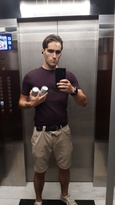
#> input picture Image Processing/me.jpg, 115 x 205 px, shrunk from 720 x 1280 before the run
$ jupyter execute --allow-errors 'CST4060 CW3 - Final.ipynb'   (text cells are left out)
#> lines starting #> are read from the running program, lines starting #| are printed output that depends on the picture; after the words box and inside, x2 and y2 are one past the last pixel; in counts of white or black regions, pixels touching at a corner belong together
[cell 1]
import numpy as np
import matplotlib.pyplot as plt
from PIL import Image
from scipy import ndimage
from scipy.spatial.distance import cdist
from scipy.signal import convolve2d
from sklearn.cluster import KMeans, MeanShift, estimate_bandwidth
from tensorflow import keras
from tensorflow.keras import layers

[cell 2]
def gaussian_kernel(kernel_size, sigma):
#> called with kernel_size = 5, sigma = 2
    kernel = np.zeros((kernel_size, kernel_size))
    center = kernel_size // 2
    for i in range(kernel_size):
        for j in range(kernel_size):
            x, y = i - center, j - center
            kernel[i, j] = np.exp(-(x**2 + y**2) / (2 * sigma**2))
    return kernel / (2 * np.pi * sigma**2)

def gaussian_filter(image, kernel_size=3, sigma=1):
    """Applies a 2D Gaussian filter to an image."""
    kernel = gaussian_kernel(kernel_size, sigma)
    output = np.zeros_like(image, dtype=float)
    pad_size = kernel_size // 2
    padded_image = np.pad(image, pad_size, mode='edge')
    for i in range(pad_size, padded_image.shape[0]-pad_size):
        for j in range(pad_size, padded_image.shape[1]-pad_size):
            patch = padded_image[i-pad_size:i+pad_size+1, j-pad_size:j+pad_size+1]
            output[i-pad_size, j-pad_size] = np.sum(patch * kernel)
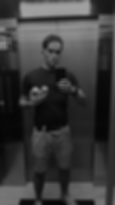
#> output: shape (205, 115) float64; min 5.4, max 160.6, mean 58.6
    return output.astype(np.uint8)


img = Image.open("me.jpg").convert("L")
img = np.array(img)

filtered_img = gaussian_filter(img, kernel_size=5, sigma=2)


fig, ax = plt.subplots(1, 2, figsize=(10, 5))
ax[0].imshow(img, cmap="gray")
ax[0].set_title("Original Image")
ax[1].imshow(filtered_img, cmap="gray")
ax[1].set_title("Gaussian Filtered Image")
plt.show()

[cell 3]
with Image.open("me.jpg") as img:
#> img is the input picture: PIL image 115x205 RGB; mean R, G, B 99.6, 90.8, 87.5
    gray_pixels = np.array(img.convert("L"))
    color_pixels = np.array(img)

gray_histogram, gray_bins = np.histogram(gray_pixels, bins=10, range=(0, 256))
#> gray_histogram = [3588, 4136, 4785, 2483, 1824, 1750, 1770, 1308, 882, 1049]; gray_bins = [0, 25.6, 51.2, 76.8, 102.4, 128, 153.6, 179.2, 204.8, 230.4, 256]

color_histogram, color_bins = [], []
for i in range(3):
    hist, bins = np.histogram(color_pixels[:,:,i], bins=10, range=(0, 256))
    color_histogram.append(hist)
    color_bins.append(bins)
#> this loop made 3 passes
#> hist on passes 1 to 3: [2654, 3484, 5282, 2795, 2126, 1783, 1830, 1447, 1062, 1112], [4004, 4337, 4474, 2433, 1703, 1746, 1723, 1259, 855, 1041], [4201, 4955, 4293, 2325, 1585, 1690, 1630, 1118, 761, 1017]
#> after the loop, color_bins = [[0, 25.6, 51.2, 76.8, 102.4, 128, 153.6, 179.2, 204.8, 230.4, 256], [0, 25.6, 51.2, 76.8, 102.4, 128, 153.6, 179.2, 204.8, 230.4, 256], [0, 25.6, 51.2, 76.8, 102.4, 128, 153.6, 179.2, 204.8, 230.4, 256]]; color_histogram = [[2654, 3484, 5282, 2795, 2126, 1783, 1830, 1447, 1062, 1112], [4004, 4337, 4474, 2433, 1703, 1746, 1723, 1259, 855, 1041], [4201, 4955, 4293, 2325, 1585, 1690, 1630, 1118, 761, 1017]]

fig, axs = plt.subplots(1, 2, figsize=(12, 6))


axs[0].bar(gray_bins[:-1], gray_histogram, width=10)
axs[0].set_xlim(0, 256)
axs[0].set_ylim(0, gray_pixels.shape[0]*gray_pixels.shape[1]*0.5)
axs[0].set_xlabel("Gray Level")
axs[0].set_ylabel("Frequency")
axs[0].set_title("Grayscale Histogram")


colors = ['r', 'g', 'b']
for i in range(3):
    axs[1].plot(color_bins[i][:-1], color_histogram[i], color=colors[i], label=colors[i].upper())

axs[1].set_xlim(0, 256)
axs[1].set_ylim(0, color_pixels.shape[0]*color_pixels.shape[1]*0.5)
axs[1].set_xlabel("Color Value")
axs[1].set_ylabel("Frequency")
axs[1].set_title("Color Histogram")
axs[1].legend()

plt.show()
#> figure, not shown here; panel 1: tallest bar 4785 high, from x = 46.2 to 56.2; panel 2: curve peaks at x = 51.2, y = 5282; panel 2: curve peaks at x = 51.2, y = 4474; panel 2: curve peaks at x = 25.6, y = 4955

[cell 4]
image = Image.open("me.jpg")
pixels = np.array(image)

red = pixels[:,:,0].ravel()
green = pixels[:,:,1].ravel()
blue = pixels[:,:,2].ravel()

fig, axs = plt.subplots(1, 2, figsize=(12, 6))
fig.suptitle("RGB Color Distribution")

axs[0].imshow(image)
axs[0].set_title("Original Image")

axs[1].scatter(red, green, c=np.array([red, green, blue]).T / 255.0, s=1)
axs[1].set_xlabel("Red")
axs[1].set_ylabel("Green")
axs[1].set_xlim(0, 256)
axs[1].set_ylim(0, 256)
plt.show()

[cell 5]
image = Image.open("me.jpg")
pixels = np.array(image)

red_range = [0, 10, 50, 255, 50, 255]
green_range = [45, 70, 50, 255, 50, 255]
blue_range = [100, 125, 50, 255, 50, 255]

labels = np.zeros((pixels.shape[0], pixels.shape[1]), dtype=np.uint8)
for i in range(pixels.shape[0]):
    for j in range(pixels.shape[1]):
        pixel = pixels[i, j]
        if (pixel[0] >= red_range[0] and pixel[0] <= red_range[1] and
            pixel[1] >= red_range[2] and pixel[1] <= red_range[3] and
            pixel[2] >= red_range[4] and pixel[2] <= red_range[5]):
            labels[i, j] = 1
        elif (pixel[0] >= green_range[0] and pixel[0] <= green_range[1] and
              pixel[1] >= green_range[2] and pixel[1] <= green_range[3] and
              pixel[2] >= green_range[4] and pixel[2] <= green_range[5]):
            labels[i, j] = 2
        elif (pixel[0] >= blue_range[0] and pixel[0] <= blue_range[1] and
              pixel[1] >= blue_range[2] and pixel[1] <= blue_range[3] and
              pixel[2] >= blue_range[4] and pixel[2] <= blue_range[5]):
            labels[i, j] = 3
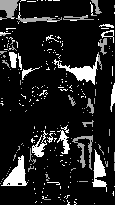
#> labels: shape (205, 115); min 0, max 3, mean 0.4; drawn with min black and max white

fig, axs = plt.subplots(1, 2, figsize=(10, 5))
axs[0].imshow(image)
axs[0].set_title("Original Image")
axs[1].imshow(labels)
axs[1].set_title("Segmented Image")
plt.show()

[cell 6]
image = Image.open("me.jpg")
pixels = np.array(image)

h, w, d = pixels.shape
#> h = 205; w = 115; d = 3
image_2d = pixels.reshape((h * w, d))

bandwidth = estimate_bandwidth(image_2d, quantile=0.1, n_samples=100)
#> bandwidth = 26.19

ms = MeanShift(bandwidth=bandwidth, bin_seeding=True)
ms.fit(image_2d)
labels = ms.labels_

segmented_image = labels.reshape((h, w))
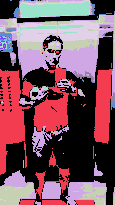
#> segmented_image: shape (205, 115) int64; 11 distinct labels, from 0 to 10; one colour per label, 0 black

plt.imshow(segmented_image)
plt.show()

[cell 7]
image = plt.imread('me.jpg')

gray_image = np.mean(image, axis=2)

gx, gy = np.gradient(gray_image.astype(np.float64))
gradient_magnitude = np.sqrt(gx ** 2 + gy ** 2)

local_maxima = np.zeros_like(gradient_magnitude)
for i in range(1, gradient_magnitude.shape[0]-1):
    for j in range(1, gradient_magnitude.shape[1]-1):
        neighbors = gradient_magnitude[i-1:i+2, j-1:j+2].flatten()
        if np.argmax(neighbors) == 8:
            local_maxima[i, j] = 2
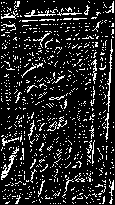
#> local_maxima: shape (205, 115) float64; values 0 (black) and 2 (white), 14.6% white in thin lines or dots

fig, ax = plt.subplots(1, 2, figsize=(10, 5))
ax[0].imshow(image)
ax[0].set_title('Original Image')
ax[1].imshow(local_maxima, cmap='gray')
ax[1].set_title('Local Maxima of Gradient Magnitude')
plt.show()

[cell 8]
image = plt.imread('me.jpg')
gray_image = np.mean(image, axis=2)

kernel_x = np.array([[-1, 0, 1], [-1, 0, 1], [-1, 0, 1]])
kernel_y = np.array([[-1, -1, -1], [0, 0, 0], [1, 1, 1]])

grad_x = np.abs(convolve2d(gray_image, kernel_x, mode='same'))
grad_y = np.abs(convolve2d(gray_image, kernel_y, mode='same'))

grad_mag = np.sqrt(grad_x**2 + grad_y**2)

fig, ax = plt.subplots(1, 2, figsize=(10, 5))
ax[0].imshow(image)
ax[0].set_title('Original Image')
ax[1].imshow(grad_mag, cmap='gray')
ax[1].set_title('Prewitt Edge Detection')
plt.show()

[cell 9]
img = plt.imread('me.jpg')

img_gray = np.mean(img, axis=2)

sigma = 1
img_smooth = ndimage.gaussian_filter(img_gray, sigma)

threshold = 2.8
grad_x = np.zeros_like(img_smooth)
grad_y = np.zeros_like(img_smooth)
grad_x[:-1, :-1] = img_smooth[1:, 1:] - img_smooth[:-1, :-1]
grad_y[:-1, :-1] = img_smooth[:-1, 1:] - img_smooth[1:, :-1]
grad_mag = np.sqrt(grad_x**2 + grad_y**2)
edges = np.zeros_like(grad_mag)
edges[grad_mag > threshold] = 1

# Display the results
fig, ax = plt.subplots(1, 2, figsize=(10, 5))
ax[0].imshow(img, cmap='gray')
ax[0].set_title('Original Image')
ax[1].imshow(edges, cmap='gray')
ax[1].set_title('Roberts Edge Detection')
plt.show()

[cell 10]
def sobel_edge_detection(image, threshold, sigma):

#> called with threshold = 7, sigma = 3
    gray_image = np.mean(image, axis=2)

    smoothed_image = ndimage.gaussian_filter(gray_image, sigma=sigma)

    sx = np.array([[1, 0, -1], [2, 0, -2], [1, 0, -1]])
    sy = np.array([[1, 2, 1], [0, 0, 0], [-1, -2, -1]])

    gx = ndimage.convolve(smoothed_image, sx)
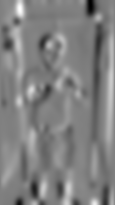
#> gx: shape (205, 115) float64; min -174.8, max 173.6, mean 1.5; drawn with min black and max white
    gy = ndimage.convolve(smoothed_image, sy)
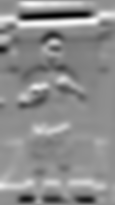
#> gy: shape (205, 115) float64; min -177.1, max 138.7, mean -1.8; drawn with min black and max white

    gradient_magnitude = np.sqrt(gx**2 + gy**2)
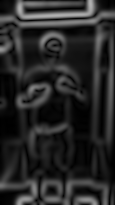
#> gradient_magnitude: shape (205, 115) float64; min 0.0492, max 178.2, mean 40.1

    edges = np.zeros_like(gradient_magnitude)
    edges[gradient_magnitude > threshold] = 1

    return edges

image = plt.imread('me.jpg')

edges = sobel_edge_detection(image, threshold=7.0, sigma=3)
#> edges: shape (205, 115) float64; values 0 (black) and 1 (white), 88.8% white; 74 black regions (57 under 20 px), largest, box (x1, y1, x2, y2) and area: (0, 74, 18, 139) 637, (71, 96, 90, 134) 449, (39, 103, 63, 124) 271

fig, ax = plt.subplots(1, 2, figsize=(10, 5))
ax[0].imshow(image)
ax[0].set_title('Original Image')
ax[1].imshow(edges, cmap='gray')
ax[1].set_title('Sobel Edge Detection')
plt.show()

[cell 11]
image = plt.imread('me.jpg')

gray_image = np.mean(image, axis=2) / 255.0

input_shape = gray_image.shape + (1,)
#> input_shape = (205, 115, 1)

#> (the rest of this cell did not finish here and is left out)

[cell 12]
img = plt.imread('me.jpg')

X = img.reshape(-1, 3)

kmeans = KMeans(n_clusters=3, random_state=0).fit(X)
labels = kmeans.labels_

seg_img = labels.reshape(img.shape[:2])
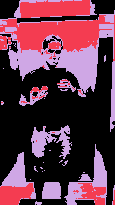
#> seg_img: shape (205, 115) int32; 3 distinct labels, from 0 to 2; one colour per label, 0 black

fig, ax = plt.subplots(1, 2, figsize=(10, 5))
ax[0].imshow(img)
ax[0].set_title('Original Image')
ax[1].imshow(seg_img, cmap='gray')
ax[1].set_title('Segmented Image')
plt.show()

[cell 13]
from mtcnn import MTCNN

image = Image.open("me.jpg")
pixels = np.array(image)

#> (the rest of this cell did not finish here and is left out)

[cell 14]
#This is a bonus that detects edges from live camera. Press 'q' to terminate the loop
import cv2
cap = cv2.VideoCapture(0)

while True:
    _, frame = cap.read()
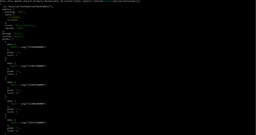
#> input picture MongoDB Cluster Setup & Usage/TASK_1(a).jpeg, 256 x 135 px, shrunk from 1600 x 841 before the run, given in place of the camera
#> frame is the input picture: shape (135, 256, 3); mean B, G, R 1.6, 1.7, 1.6
    gray = cv2.cvtColor(frame, cv2.COLOR_BGR2GRAY)
    edges = cv2.Canny(gray, 30, 100)
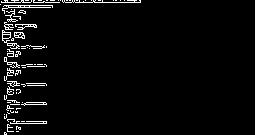
#> edges: shape (135, 256); 4.1% white in thin lines or dots
    cv2.imshow("edges", edges)
    cv2.imshow("gray", gray)
    if cv2.waitKey(1) == ord("q"):
#> (key q is pressed here)
        break

cap.release()
cv2.destroyAllWindows()
